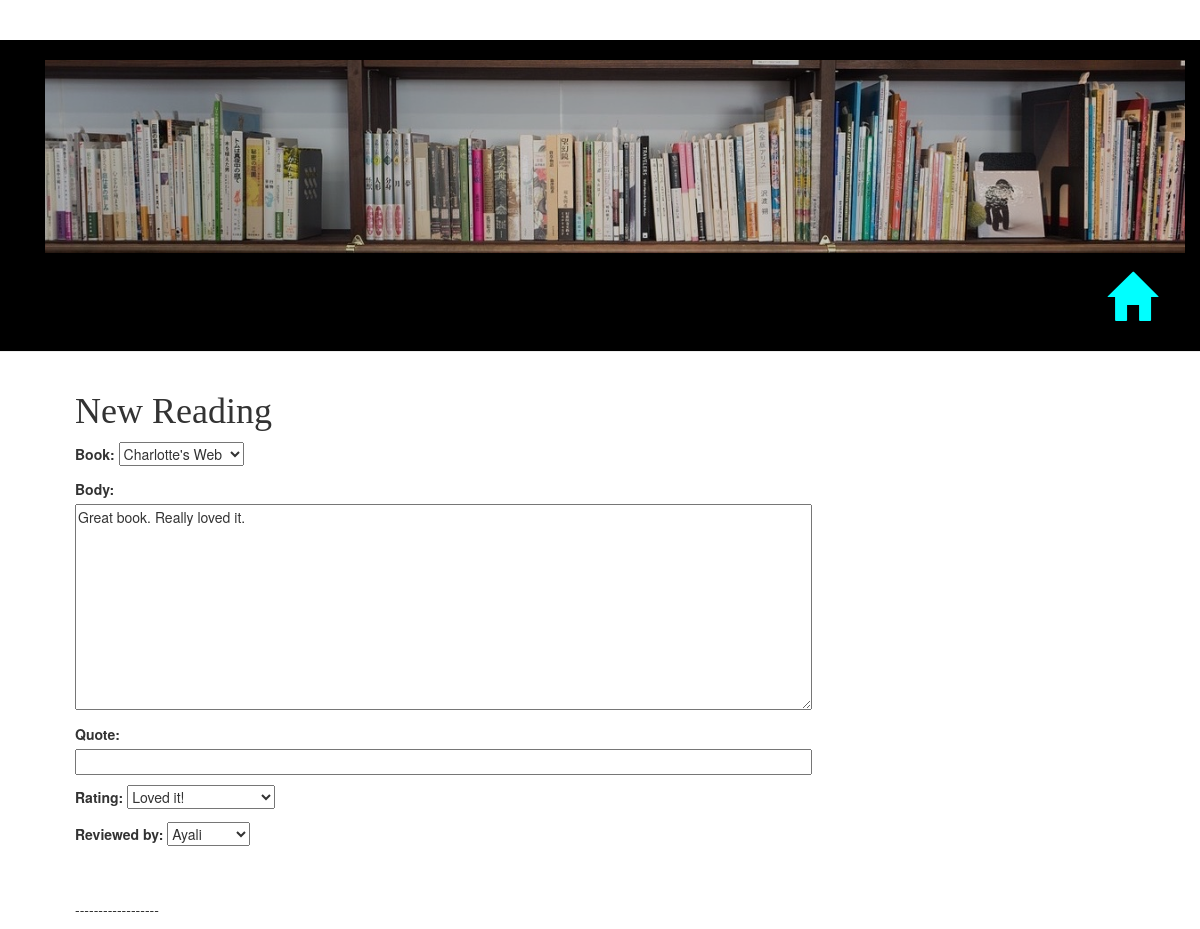
The app's page /reviews/review/50/edit/ with its own data.
### readings/models.py (models this page shows, shortened)
class Review(models.Model):
    RATING_CHOICES = (
        (1, 'did\'nt like it so much'),
        (2, 'thought it was OK'),
        (3, 'Loved it!'),
    )
    book = models.ForeignKey(Book)
    reviewed_by = models.ForeignKey(User)
    published_date = models.DateTimeField('date published')
    body = models.TextField()
    quote = models.CharField(max_length=500, blank=True)
    rating = models.IntegerField(choices=RATING_CHOICES)
    objects = models.Manager() # the default manager (used for queries for example)

### readings/views.py (the view)
# urls.py: url(r'^review/(?P<pk>\d+)/edit/$', views.review_edit, name='review_edit'),
def review_edit(request, pk):
    review = get_object_or_404(Review, pk=pk)
    if request.method == "POST":
        form = ReviewForm(request.POST, instance=review)
        if form.is_valid():
            review = form.save(commit=False)
            review.author = request.user
            review.published_date = timezone.now()
            review.save()
            return redirect('readings:review_detail', review_id=review.pk)
    else:
        form = ReviewForm(instance=review)
    return render(request, 'readings/review_edit.html', {'form': form})

### readings/forms.py
class ReviewForm(forms.ModelForm):
    class Meta:
        model = Review
        fields = ('book','body','quote','rating','reviewed_by')

### readings/models.py (called while the page is built)
    def __unicode__(self):
        return self.name

### readings/templates/readings/review_edit.html (shortened to what this page needs)
{% extends 'readings/base.html' %}
{% block content %}
    <h1>New Reading</h1>
    <form method="POST" class="post-form">{% csrf_token %}
        {{ form.as_p }}
        <br>
        <br>
        <p>------------------ </p>
    </form>
{% endblock %}

### readings/static/css/readings.css (style rules this page uses)
h1, h2, h3, h4 { font-family: 'Lobster', cursive; }
.post-form textarea, .post-form input { width: 100%; }

### records on screen
Review: book "Charlotte's Web", body "Great book. Really loved it.", rating "Loved it!", reviewed_by "Ayali"
